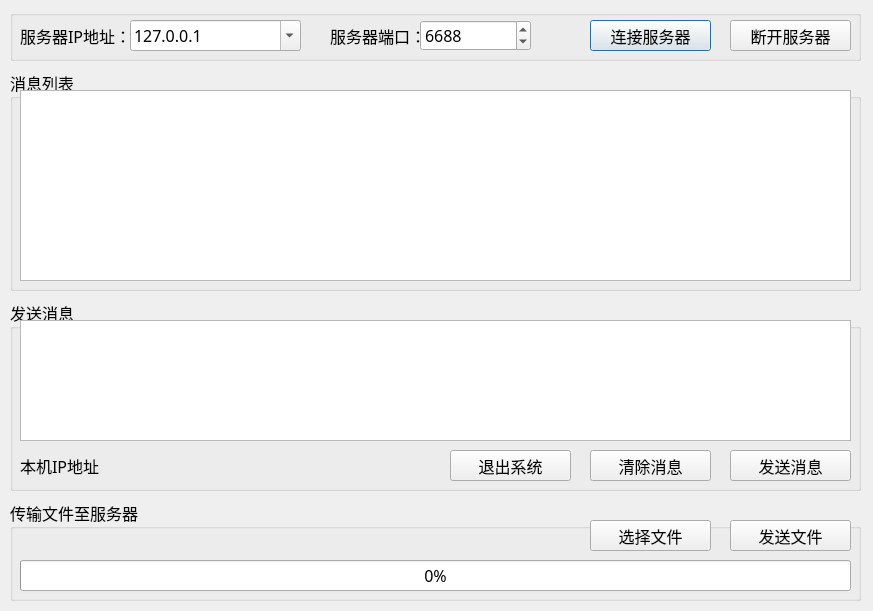
<?xml version="1.0" encoding="UTF-8"?>
<ui version="4.0">
 <class>MainDialog</class>
 <widget class="QDialog" name="MainDialog">
  <property name="geometry">
   <rect>
    <x>0</x>
    <y>0</y>
    <width>873</width>
    <height>611</height>
   </rect>
  </property>
  <property name="windowTitle">
   <string>客户端与服务器架构系统-TCP客户端 Version 1.8</string>
  </property>
  <property name="windowIcon">
   <iconset resource="images.qrc">
    <normaloff>:/new/prefix1/images/logo.ico</normaloff>:/new/prefix1/images/logo.ico</iconset>
  </property>
  <widget class="QLabel" name="label">
   <property name="geometry">
    <rect>
     <x>20</x>
     <y>20</y>
     <width>111</width>
     <height>31</height>
    </rect>
   </property>
   <property name="font">
    <font>
     <family>仿宋</family>
     <pointsize>12</pointsize>
    </font>
   </property>
   <property name="text">
    <string>服务器IP地址：</string>
   </property>
  </widget>
  <widget class="QLabel" name="label_2">
   <property name="geometry">
    <rect>
     <x>330</x>
     <y>20</y>
     <width>91</width>
     <height>31</height>
    </rect>
   </property>
   <property name="font">
    <font>
     <family>仿宋</family>
     <pointsize>12</pointsize>
    </font>
   </property>
   <property name="text">
    <string>服务器端口：</string>
   </property>
  </widget>
  <widget class="QComboBox" name="comboBox_ServerIP">
   <property name="geometry">
    <rect>
     <x>130</x>
     <y>20</y>
     <width>171</width>
     <height>31</height>
    </rect>
   </property>
   <property name="font">
    <font>
     <family>仿宋</family>
     <pointsize>12</pointsize>
    </font>
   </property>
   <property name="editable">
    <bool>true</bool>
   </property>
   <item>
    <property name="text">
     <string>127.0.0.1</string>
    </property>
   </item>
  </widget>
  <widget class="QSpinBox" name="spinBox_ServerPort">
   <property name="geometry">
    <rect>
     <x>420</x>
     <y>20</y>
     <width>111</width>
     <height>31</height>
    </rect>
   </property>
   <property name="font">
    <font>
     <family>仿宋</family>
     <pointsize>12</pointsize>
    </font>
   </property>
   <property name="maximum">
    <number>65535</number>
   </property>
   <property name="value">
    <number>6688</number>
   </property>
  </widget>
  <widget class="QPushButton" name="pushButton_ConnectServer">
   <property name="geometry">
    <rect>
     <x>590</x>
     <y>20</y>
     <width>121</width>
     <height>31</height>
    </rect>
   </property>
   <property name="font">
    <font>
     <family>仿宋</family>
     <pointsize>12</pointsize>
    </font>
   </property>
   <property name="text">
    <string>连接服务器</string>
   </property>
   <property name="icon">
    <iconset resource="images.qrc">
     <normaloff>:/new/prefix1/images/connect.ico</normaloff>:/new/prefix1/images/connect.ico</iconset>
   </property>
  </widget>
  <widget class="QPushButton" name="pushButton_DisconnectServer">
   <property name="geometry">
    <rect>
     <x>730</x>
     <y>20</y>
     <width>121</width>
     <height>31</height>
    </rect>
   </property>
   <property name="font">
    <font>
     <family>仿宋</family>
     <pointsize>12</pointsize>
    </font>
   </property>
   <property name="text">
    <string>断开服务器</string>
   </property>
   <property name="icon">
    <iconset resource="images.qrc">
     <normaloff>:/new/prefix1/images/disconnect.ico</normaloff>:/new/prefix1/images/disconnect.ico</iconset>
   </property>
  </widget>
  <widget class="QPlainTextEdit" name="plainTextEdit_SendMsg">
   <property name="geometry">
    <rect>
     <x>20</x>
     <y>320</y>
     <width>831</width>
     <height>121</height>
    </rect>
   </property>
   <property name="font">
    <font>
     <family>仿宋</family>
     <pointsize>12</pointsize>
    </font>
   </property>
  </widget>
  <widget class="QGroupBox" name="groupBox">
   <property name="geometry">
    <rect>
     <x>10</x>
     <y>10</y>
     <width>851</width>
     <height>51</height>
    </rect>
   </property>
   <property name="title">
    <string/>
   </property>
  </widget>
  <widget class="QGroupBox" name="groupBox_2">
   <property name="geometry">
    <rect>
     <x>10</x>
     <y>70</y>
     <width>851</width>
     <height>221</height>
    </rect>
   </property>
   <property name="font">
    <font>
     <family>仿宋</family>
     <pointsize>12</pointsize>
    </font>
   </property>
   <property name="title">
    <string>消息列表</string>
   </property>
   <widget class="QPlainTextEdit" name="plainTextEdit_MsgList">
    <property name="geometry">
     <rect>
      <x>10</x>
      <y>20</y>
      <width>831</width>
      <height>191</height>
     </rect>
    </property>
    <property name="font">
     <font>
      <family>仿宋</family>
      <pointsize>12</pointsize>
     </font>
    </property>
   </widget>
  </widget>
  <widget class="QGroupBox" name="groupBox_3">
   <property name="geometry">
    <rect>
     <x>10</x>
     <y>300</y>
     <width>851</width>
     <height>191</height>
    </rect>
   </property>
   <property name="font">
    <font>
     <family>仿宋</family>
     <pointsize>12</pointsize>
    </font>
   </property>
   <property name="title">
    <string>发送消息</string>
   </property>
   <widget class="QPushButton" name="pushButton_Exit">
    <property name="geometry">
     <rect>
      <x>440</x>
      <y>150</y>
      <width>121</width>
      <height>31</height>
     </rect>
    </property>
    <property name="font">
     <font>
      <family>仿宋</family>
      <pointsize>12</pointsize>
     </font>
    </property>
    <property name="text">
     <string>退出系统</string>
    </property>
    <property name="icon">
     <iconset resource="images.qrc">
      <normaloff>:/new/prefix1/images/exit.ico</normaloff>:/new/prefix1/images/exit.ico</iconset>
    </property>
   </widget>
   <widget class="QPushButton" name="pushButton_ClearMsg">
    <property name="geometry">
     <rect>
      <x>580</x>
      <y>150</y>
      <width>121</width>
      <height>31</height>
     </rect>
    </property>
    <property name="font">
     <font>
      <family>仿宋</family>
      <pointsize>12</pointsize>
     </font>
    </property>
    <property name="text">
     <string>清除消息</string>
    </property>
    <property name="icon">
     <iconset resource="images.qrc">
      <normaloff>:/new/prefix1/images/clear.ico</normaloff>:/new/prefix1/images/clear.ico</iconset>
    </property>
   </widget>
   <widget class="QPushButton" name="pushButton_SendMsg">
    <property name="geometry">
     <rect>
      <x>720</x>
      <y>150</y>
      <width>121</width>
      <height>31</height>
     </rect>
    </property>
    <property name="font">
     <font>
      <family>仿宋</family>
      <pointsize>12</pointsize>
     </font>
    </property>
    <property name="text">
     <string>发送消息</string>
    </property>
    <property name="icon">
     <iconset resource="images.qrc">
      <normaloff>:/new/prefix1/images/sendmsg.ico</normaloff>:/new/prefix1/images/sendmsg.ico</iconset>
    </property>
   </widget>
   <widget class="QLabel" name="label_LocalIP">
    <property name="geometry">
     <rect>
      <x>10</x>
      <y>150</y>
      <width>421</width>
      <height>31</height>
     </rect>
    </property>
    <property name="text">
     <string>本机IP地址</string>
    </property>
   </widget>
  </widget>
  <widget class="QGroupBox" name="groupBox_4">
   <property name="geometry">
    <rect>
     <x>10</x>
     <y>500</y>
     <width>851</width>
     <height>101</height>
    </rect>
   </property>
   <property name="font">
    <font>
     <family>仿宋</family>
     <pointsize>12</pointsize>
    </font>
   </property>
   <property name="title">
    <string>传输文件至服务器</string>
   </property>
   <widget class="QPushButton" name="pushButton_SendFile">
    <property name="geometry">
     <rect>
      <x>720</x>
      <y>20</y>
      <width>121</width>
      <height>31</height>
     </rect>
    </property>
    <property name="font">
     <font>
      <family>仿宋</family>
      <pointsize>12</pointsize>
     </font>
    </property>
    <property name="text">
     <string>发送文件</string>
    </property>
    <property name="icon">
     <iconset resource="images.qrc">
      <normaloff>:/new/prefix1/images/sendfile.ico</normaloff>:/new/prefix1/images/sendfile.ico</iconset>
    </property>
   </widget>
   <widget class="QPushButton" name="pushButton_SelectFile">
    <property name="geometry">
     <rect>
      <x>580</x>
      <y>20</y>
      <width>121</width>
      <height>31</height>
     </rect>
    </property>
    <property name="font">
     <font>
      <family>仿宋</family>
      <pointsize>12</pointsize>
     </font>
    </property>
    <property name="text">
     <string>选择文件</string>
    </property>
    <property name="icon">
     <iconset resource="images.qrc">
      <normaloff>:/new/prefix1/images/openfile.ico</normaloff>:/new/prefix1/images/openfile.ico</iconset>
    </property>
   </widget>
   <widget class="QProgressBar" name="progressBar">
    <property name="geometry">
     <rect>
      <x>10</x>
      <y>60</y>
      <width>831</width>
      <height>31</height>
     </rect>
    </property>
    <property name="font">
     <font>
      <family>仿宋</family>
      <pointsize>12</pointsize>
     </font>
    </property>
    <property name="value">
     <number>0</number>
    </property>
   </widget>
  </widget>
  <zorder>groupBox_4</zorder>
  <zorder>groupBox_3</zorder>
  <zorder>groupBox_2</zorder>
  <zorder>groupBox</zorder>
  <zorder>label</zorder>
  <zorder>label_2</zorder>
  <zorder>comboBox_ServerIP</zorder>
  <zorder>spinBox_ServerPort</zorder>
  <zorder>pushButton_ConnectServer</zorder>
  <zorder>pushButton_DisconnectServer</zorder>
  <zorder>plainTextEdit_SendMsg</zorder>
 </widget>
 <resources>
  <include location="images.qrc"/>
 </resources>
 <connections/>
</ui>
